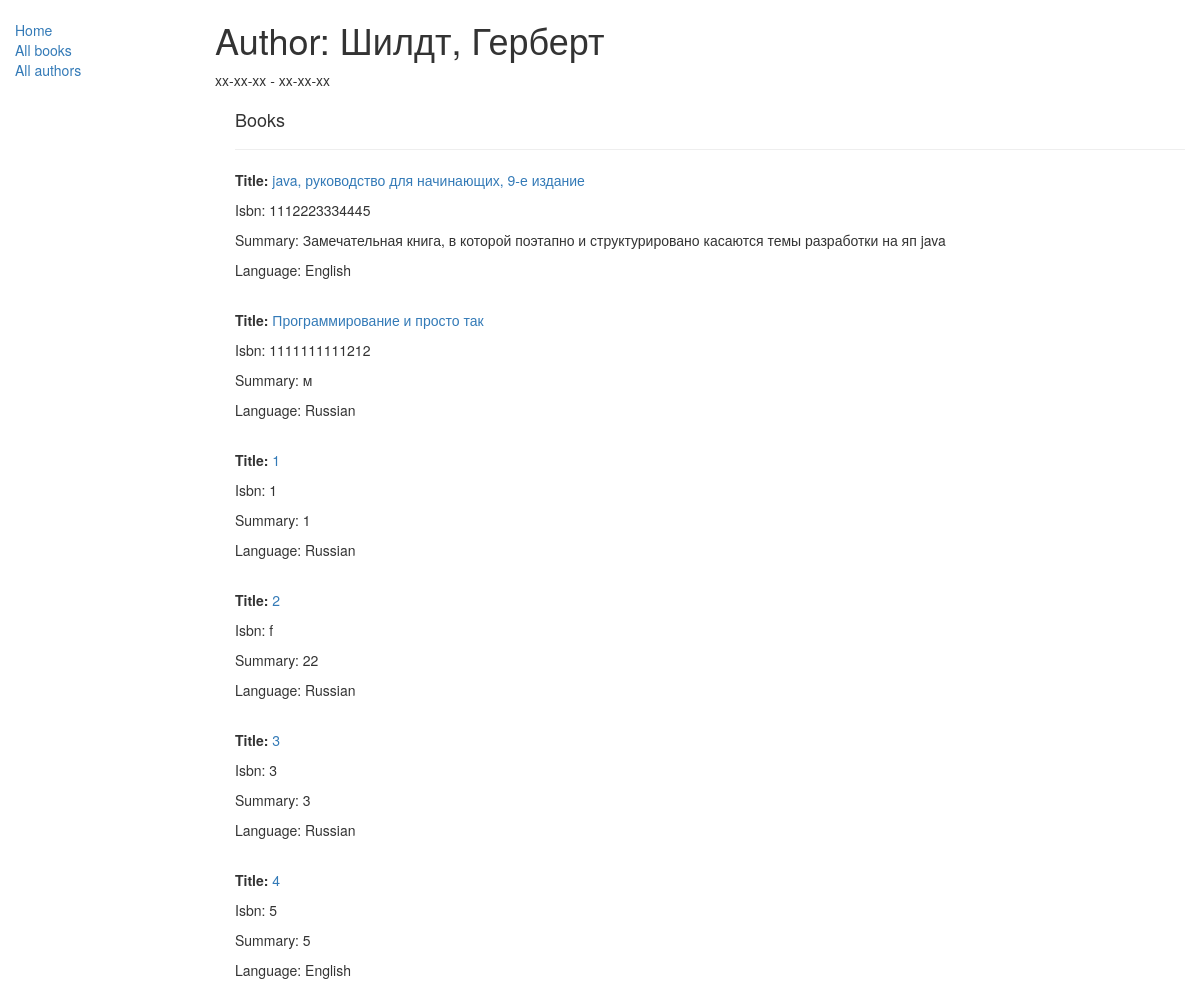
The app's page /catalog/author/1 with its own data.
### catalog/models.py (models this page shows, shortened)
class Author(models.Model):
    first_name = models.CharField(max_length=100)
    last_name = models.CharField(max_length=100)
    date_of_birth = models.DateField(null=True, blank=True)
    date_of_death = models.DateField('Died', null=True, blank=True)
    def __str__(self):
        return '%s, %s' % (self.last_name, self.first_name)

class Book(models.Model):
    title = models.CharField(max_length=200)
    author = models.ForeignKey('Author', on_delete=models.SET_NULL, null=True)
    summary = models.TextField(max_length=1000, help_text="Enter a brief description of the book")
    isbn = models.CharField('ISBN',max_length=13, help_text='13 Character <a href="https://www.isbn-international.org/content/what-isbn">ISBN number</a>')
    genre = models.ManyToManyField(Genre, help_text="Select a genre for this book")
    language = models.ForeignKey('Language', on_delete=models.SET_NULL, null=True)
    def display_genre(self):
        """
        Creates a string for the Genre. This is required to display genre in Admin.
        """
        return ', '.join([ genre.name for genre in self.genre.all()[:3] ])
    display_genre.short_description = 'Genre'

class Language(models.Model):
    name = models.CharField(max_length=200, help_text="Enter a book languages")
    def __str__(self):
        return self.name

### catalog/views.py (the view)
# urls.py: re_path(r'^author/(?P<pk>\d+)$', views.AuthorDetailView.as_view(), name='author-detail'),
class AuthorDetailView(generic.DetailView):
    model = Author

### catalog/templates/catalog/author_detail.html (shortened to what this page needs)
{% extends "base_generic.html" %}
{% block content %}
  <h1>Author: {{ author }}</h1>
  <p>{%if author.date_of_birth%} {{ author.date_of_birth }} {%else%}xx-xx-xx{%endif%} - {%if author.date_of_death%}{{ author.date_of_death }}{%else%}xx-xx-xx{%endif%}</p>
  <div style="margin-left:20px;margin-top:20px">
    <h4>Books</h4>
    <hr>
    {% for book in author.book_set.all %}
    <p><strong>Title:</strong> <a href="{% url 'book-detail' book.pk %}">{{book.title}}</a></p>
    <p>Isbn: {{book.isbn}}</p>
    <p>Summary: {{book.summary}}</p>
    <p>Language: {{book.language}}</p>
    <br>
    {% endfor %}
  </div>
{% endblock %}

### records on screen
Author: last_name+first_name "Шилдт, Герберт"
Book: title "java, руководство для начинающих, 9-е издание", isbn "1112223334445", summary "Замечательная книга, в которой поэтапно и структурировано касаются темы разработки на яп java", language "English"
Book: title "Программирование и просто так", isbn "1111111111212", summary "м", language "Russian"
Book: title "1", isbn "1", summary "1", language "Russian"
Book: title "2", isbn "f", summary "22", language "Russian"
Book: title "3", isbn "3", summary "3", language "Russian"
Book: title "4", isbn "5", summary "5", language "English"
